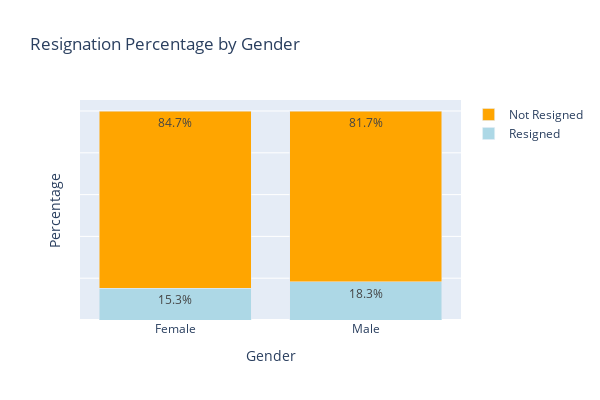

Write notebook code for a chart like this one.
### Code cell
import plotly.graph_objects as go

# Contar o número de funcionários por gênero e status de demissão
counts = df_eda.groupby(['Gender', 'Resignation']).size().unstack()

# Calcular as porcentagens
counts['Total'] = counts['No'] + counts['Yes']
counts['Yes_percentage'] = (counts['Yes'] / counts['Total']) * 100
counts['No_percentage'] = (counts['No'] / counts['Total']) * 100

# Criar o gráfico de barras empilhadas
fig = go.Figure()

fig.add_trace(go.Bar(
    x=counts.index,
    y=counts['Yes_percentage'],
    name='Resigned',
    marker_color='lightblue',
    text=counts['Yes_percentage'].round(1).astype(str) + '%'
))

fig.add_trace(go.Bar(
    x=counts.index,
    y=counts['No_percentage'],
    name='Not Resigned',
    marker_color='orange',
    text=counts['No_percentage'].round(1).astype(str) + '%'
))

fig.update_layout(
    barmode='stack',
    xaxis=dict(title='Gender'),
    yaxis=dict(title='Percentage', showticklabels=False),
    title='Resignation Percentage by Gender',
    height=400,
    width=600
)

fig.show()

### Figure 1 — Plotly figure (JSON) as saved in the notebook; plotly's stock layout.template omitted (floating-point values rounded to 4 significant figures)
{"data": [{"marker": {"color": "lightblue"}, "name": "Resigned", "text": ["15.3%", "18.3%"], "type": "bar", "x": ["Female", "Male"], "y": [15.29, 18.31]}, {"marker": {"color": "orange"}, "name": "Not Resigned", "text": ["84.7%", "81.7%"], "type": "bar", "x": ["Female", "Male"], "y": [84.71, 81.69]}], "layout": {"barmode": "stack", "height": 400, "title": {"text": "Resignation Percentage by Gender"}, "width": 600, "xaxis": {"title": {"text": "Gender"}}, "yaxis": {"showticklabels": false, "title": {"text": "Percentage"}}}}
